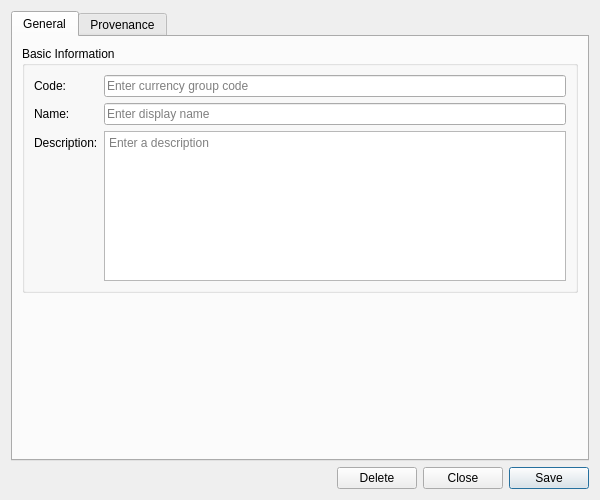
<?xml version="1.0" encoding="UTF-8"?>
<ui version="4.0">
 <class>CurrencyGroupDetailDialog</class>
 <widget class="QWidget" name="CurrencyGroupDetailDialog">
  <property name="geometry">
   <rect>
    <x>0</x>
    <y>0</y>
    <width>600</width>
    <height>500</height>
   </rect>
  </property>
  <property name="sizePolicy">
   <sizepolicy hsizetype="Preferred" vsizetype="Preferred">
    <horstretch>0</horstretch>
    <verstretch>0</verstretch>
   </sizepolicy>
  </property>
  <property name="minimumSize">
   <size>
    <width>600</width>
    <height>500</height>
   </size>
  </property>
  <property name="windowTitle">
   <string>Currency Group Details</string>
  </property>
  <layout class="QVBoxLayout" name="verticalLayout">
   <item>
    <widget class="QTabWidget" name="tabWidget">
     <property name="currentIndex"><number>0</number></property>
     <widget class="QWidget" name="generalTab">
      <attribute name="title"><string>General</string></attribute>
      <layout class="QVBoxLayout" name="generalLayout">
       <item>
        <widget class="QGroupBox" name="basicInfoGroup">
         <property name="title">
          <string>Basic Information</string>
         </property>
         <layout class="QFormLayout" name="formLayout">
          <item row="0" column="0">
           <widget class="QLabel" name="labelCode">
            <property name="text">
             <string>Code:</string>
            </property>
           </widget>
          </item>
          <item row="0" column="1">
           <widget class="QLineEdit" name="codeEdit">
            <property name="placeholderText">
             <string>Enter currency group code</string>
            </property>
            <property name="readOnly">
             <bool>true</bool>
            </property>
           </widget>
          </item>
          <item row="1" column="0">
           <widget class="QLabel" name="labelName">
            <property name="text">
             <string>Name:</string>
            </property>
           </widget>
          </item>
          <item row="1" column="1">
           <widget class="QLineEdit" name="nameEdit">
            <property name="placeholderText">
             <string>Enter display name</string>
            </property>
           </widget>
          </item>
          <item row="2" column="0">
           <widget class="QLabel" name="labelDescription">
            <property name="text">
             <string>Description:</string>
            </property>
           </widget>
          </item>
          <item row="2" column="1">
           <widget class="QPlainTextEdit" name="descriptionEdit">
            <property name="minimumSize">
             <size>
              <width>0</width>
              <height>80</height>
             </size>
            </property>
            <property name="maximumSize">
             <size>
              <width>16777215</width>
              <height>150</height>
             </size>
            </property>
            <property name="placeholderText">
             <string>Enter a description</string>
            </property>
           </widget>
          </item>
         </layout>
        </widget>
       </item>
       <item>
        <spacer name="verticalSpacer">
         <property name="orientation">
          <enum>Qt::Vertical</enum>
         </property>
         <property name="sizeHint" stdset="0">
          <size>
           <width>20</width>
           <height>40</height>
          </size>
         </property>
        </spacer>
       </item>
      </layout>
     </widget>
     <widget class="QWidget" name="provenanceTab">
      <attribute name="title"><string>Provenance</string></attribute>
      <layout class="QVBoxLayout" name="provenanceTabLayout">
       <item>
        <widget class="ores::qt::ProvenanceWidget" name="provenanceWidget" native="true"/>
       </item>
      </layout>
     </widget>
    </widget>
   </item>
   <item>
    <layout class="QHBoxLayout" name="buttonLayout">
     <item>
      <spacer name="horizontalSpacer">
       <property name="orientation">
        <enum>Qt::Horizontal</enum>
       </property>
       <property name="sizeHint" stdset="0">
        <size>
         <width>40</width>
         <height>20</height>
        </size>
       </property>
      </spacer>
     </item>
     <item>
      <widget class="QPushButton" name="deleteButton">
       <property name="text">
        <string>Delete</string>
       </property>
      </widget>
     </item>
     <item>
      <widget class="QPushButton" name="closeButton">
       <property name="text">
        <string>Close</string>
       </property>
      </widget>
     </item>
     <item>
      <widget class="QPushButton" name="saveButton">
       <property name="text">
        <string>Save</string>
       </property>
       <property name="default">
        <bool>true</bool>
       </property>
      </widget>
     </item>
    </layout>
   </item>
  </layout>
 </widget>
 <customwidgets>
  <customwidget>
   <class>ores::qt::ProvenanceWidget</class>
   <extends>QWidget</extends>
   <header>ores.qt/ProvenanceWidget.hpp</header>
  </customwidget>
 </customwidgets>
 <resources/>
 <connections/>
</ui>
